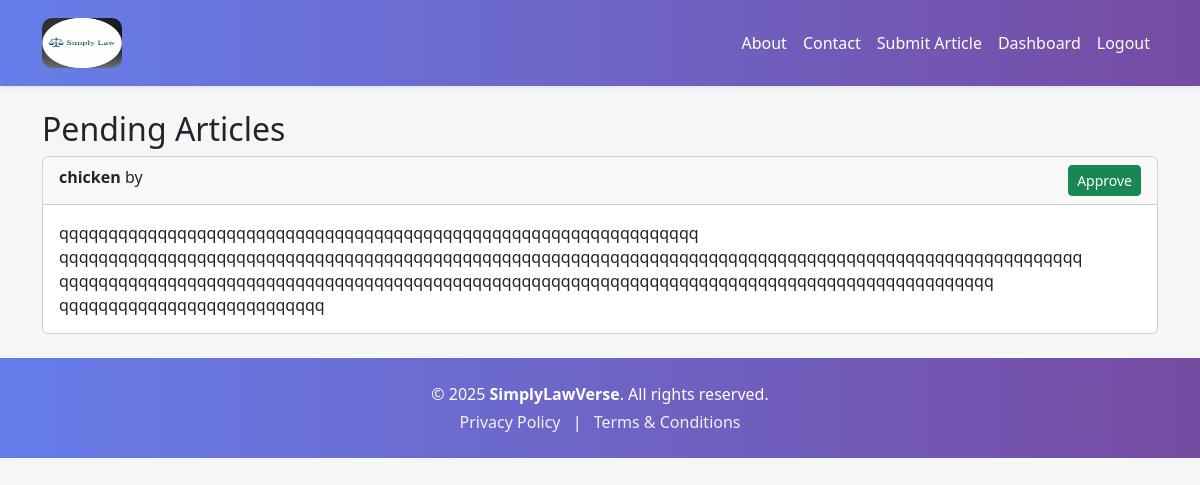
The app's page /admin/dashboard (signed in) with its own data.
### models.py (models this page shows)
class Article(db.Model):
    id = db.Column(db.Integer, primary_key=True)
    email = db.Column(db.String(120))
    title = db.Column(db.String(100), nullable=False)
    content = db.Column(db.Text, nullable=False)
    author = db.Column(db.String(100), nullable=False)
    date_posted = db.Column(db.DateTime, default=datetime.utcnow)
    comments = db.relationship('Comment', backref='article', lazy=True)
    status = db.Column(db.String(20), nullable=False, default='pending')
    date_submitted = db.Column(db.DateTime, default=datetime.utcnow)

### routes.py (the view)
@app.route('/admin/dashboard')
@login_required
def admin_dashboard():
    if not current_user.is_admin:
        flash('Access denied.', 'danger')
        return redirect(url_for('home'))
    pending = Article.query.filter_by(status='pending').all()
    return render_template('admin_dashboard.html', articles=pending)

### routes.py (called while the page is built)
@login_manager.user_loader
def load_user(user_id):
    return User.query.get(int(user_id))

### templates/admin_dashboard.html
{% extends 'layout.html' %}
{% block content %}
<h2>Pending Articles</h2>
{% for article in articles %}
  <div class="card mb-3">
    <div class="card-header">
      <strong>{{ article.title }}</strong> by {{ article.author_name }}
      <a href="{{ url_for('approve_article', article_id=article.id) }}" class="btn btn-sm btn-success float-end">Approve</a>
    </div>
    <div class="card-body">{{ article.content }}</div>
  </div>
{% else %}
  <p>No pending articles.</p>
{% endfor %}
{% endblock %}

### templates/layout.html (shortened to what this page needs)
<!DOCTYPE html>
<html lang="en">
<head>
    <link
        href="https://cdn.jsdelivr.net/npm/bootstrap@5.3.0/dist/css/bootstrap.min.css"
        rel="stylesheet">
</head>
<body>
    <nav class="navbar navbar-expand-lg shadow-sm">
        <div class="container">
            <a class="navbar-brand d-flex align-items-center" href="/">
                <img src="/static/logo.jpg" alt="Logo" style="height: 50px; width: 80px; border-radius: 10px; margin-right: 10px;">
            </a>
            <div class="collapse navbar-collapse" id="navbarNav">
                <ul class="navbar-nav ms-auto mb-2 mb-lg-0">
                    <li class="nav-item"><a class="nav-link" href="{{ url_for('about') }}">About</a></li>
                    <li class="nav-item"><a class="nav-link" href="{{ url_for('contact') }}">Contact</a></li>
                    <li class="nav-item"><a class="nav-link" href="{{ url_for('submit_article') }}">Submit Article</a></li>
                    {% if current_user.is_authenticated and current_user.is_admin %}
                        <li class="nav-item"><a class="nav-link" href="{{ url_for('admin_dashboard') }}">Dashboard</a></li>
                        <li class="nav-item"><a class="nav-link" href="{{ url_for('admin_logout') }}">Logout</a></li>
                    {% else %}
                        <li class="nav-item"><a class="nav-link" href="{{ url_for('admin_login') }}">Login</a></li>
                        <li class="nav-item"><a class="nav-link" href="{{ url_for('register_admin') }}">Register Admin</a></li>
                    {% endif %}
                </ul>
            </div>
        </div>
    </nav>
    <div class="container my-4">
        {% block content %}{% endblock %}
    </div>
<footer class="text-center text-white" style="background: linear-gradient(to right, #667eea, #764ba2);">
    <div class="container py-4">
        <p class="mb-1">&copy; {{ current_year or '2025' }} <strong>SimplyLawVerse</strong>. All rights reserved.</p>
        <p class="mb-0">
            <a href="/privacy-policy" class="text-white text-decoration-none me-2" style="opacity: 0.9;">Privacy Policy</a> |
            <a href="/terms" class="text-white text-decoration-none ms-2" style="opacity: 0.9;">Terms & Conditions</a>
        </p>
    </div>
</footer>
</body>
</html>

### templates/layout.html (style rules this page uses)
body { background-color: #f4f6f8; font-family: 'Segoe UI', Tahoma, Geneva, Verdana, sans-serif; }
.navbar { background: linear-gradient(to right, #667eea, #764ba2); padding: 0.8rem 1rem; position: sticky; top: 0; z-index: 1000; }
.navbar-brand, .nav-link { color: #fff !important; font-weight: 500; }
.nav-link { transition: color 0.3s ease-in-out; }
footer a { transition: opacity 0.3s ease-in-out; }

### records on screen
Article: title "chicken", content "qqqqqqqqqqqqqqqqqqqqqqqqqqqqqqqqqqqqqqqqqqqqqqqqqqqqqqqqqqqqqqqqq qqqqqqqqqqqqqqqqqqqqqqqqqqqqqqqqqqqqqqqqqqqqqqqqqqqqqqqqqqqqqqqqqqqqqqqqqqqqqqqqqqqqqqqqqqqqqqqqqqqqqqqq qqqqqqqqqqqqqqqqqqqqqqqqqqqqqqqqqqqqqqqqqqqqqqqqqqqqqqqqqqqqqqqqqqqqqqqqqqqqqqqqqqqqqqqqqqqqqqq qqqqqqqqqqqqqqqqqqqqqqqqqqq"

### other values on screen
{{ current_year or '2025' }} "2025"
